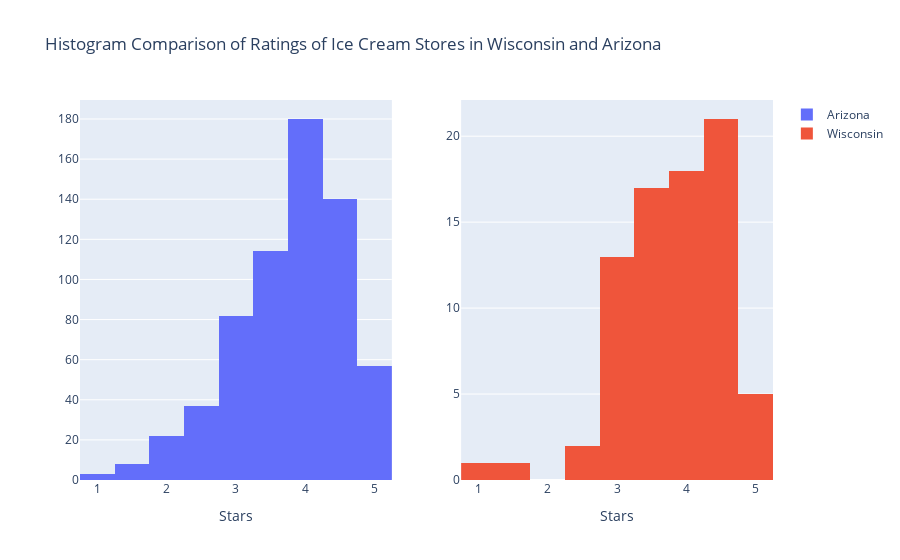

The cell this chart's notebook holds for it:
### Markdown cell above
C) Graphing

### Code cell
fig = make_subplots(rows=1, cols=2)
fig.add_trace(go.Histogram(x=dataaz["stars"], name = "Arizona"), row=1, col=1)
fig.add_trace(go.Histogram(x = datawi["stars"], name = "Wisconsin"), row=1, col=2)

fig.update_xaxes(title="Stars", row=1, col=1)
fig.update_xaxes(title="Stars", row=1, col=2)

fig.update_layout(title_text="Histogram Comparison of Ratings of Ice Cream Stores in Wisconsin and Arizona")

fig.show()

### Figure 1 — Plotly figure (JSON) as saved in the notebook; plotly's stock layout.template omitted (floating-point values rounded to 4 significant figures; data arrays with more than 128 entries replaced by an {"elided": "..."} marker saying what was removed)
{"data": [{"name": "Arizona", "type": "histogram", "x": {"elided": "643 float values"}, "xaxis": "x", "yaxis": "y"}, {"name": "Wisconsin", "type": "histogram", "x": [4, 3.5, 4, 4, 4.5, 4.5, 3, 4, 4.5, 4.5, 3, 4, 4, 3.5, 3.5, 5, 2.5, 4, 3.5, 4.5, 4.5, 3, 4, 3, 3.5, 3.5, 4, 3.5, 4.5, 4, 3, 1, 4.5, 3.5, 4, 3, 4.5, 4, 2.5, 3, 4.5, 3.5, 3.5, 4, 4.5, 5, 3.5, 3.5, 4, 3.5, 3.5, 5, 4, 4.5, 5, 4.5, 4.5, 4.5, 3.5, 3, 4.5, 3, 4, 4.5, 4, 4.5, 3, 4.5, 4.5, 3, 5, 3.5, 3, 4.5, 3, 1.5, 3.5, 4], "xaxis": "x2", "yaxis": "y2"}], "layout": {"title": {"text": "Histogram Comparison of Ratings of Ice Cream Stores in Wisconsin and Arizona"}, "xaxis": {"anchor": "y", "domain": [0, 0.45], "title": {"text": "Stars"}}, "xaxis2": {"anchor": "y2", "domain": [0.55, 1], "title": {"text": "Stars"}}, "yaxis": {"anchor": "x", "domain": [0, 1]}, "yaxis2": {"anchor": "x2", "domain": [0, 1]}}}
